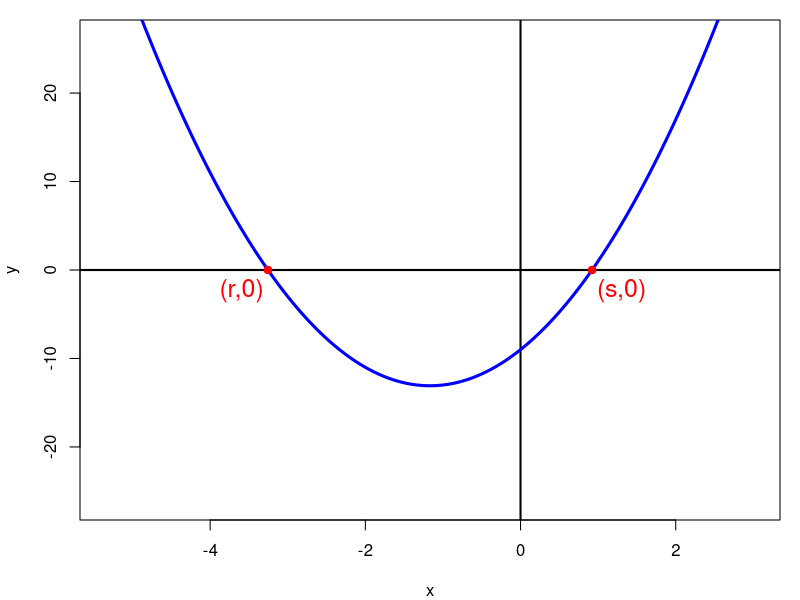

This chart was generated by the following R code:
## ---- chunk 1
options(scipen=999)

pn = function(coeffs,pows){
    pows = pows[coeffs!=0]
    coeffs = coeffs[coeffs!=0]
    ex1 = paste0("{",coeffs,"}x^{",pows,"}",collapse="+")
    ex1 = gsub("+{-","-{",ex1,fixed=T)
    ex1 = gsub("{1}x^{0}","1",ex1,fixed=T)
    ex1 = gsub("{-1}x^{0}","-1",ex1,fixed=T)
    ex1 = gsub("{1}x","x",ex1,fixed=T)
    ex1 = gsub("{-1}x","-x",ex1,fixed=T)
    ex1 = gsub("x^{0}","",ex1,fixed=T)
    ex1 = gsub("x^{1}","x",ex1,fixed=T)
    ex1 = gsub("+-","-",ex1,fixed=T)
    ex1 = gsub("{","",ex1,fixed=T)
    ex1 = gsub("}","",ex1,fixed=T)
    if(ex1 == ""){
        ex1 = "0"
    }
    return(ex1)
}


addorsub = function(x){
    if(x<0){
        return(paste0("-",abs(x),collapse=""))
    } else {
        return(paste0("+",abs(x),collapse=""))
    }
}

while(T){
    abc = sample(2:12,3)*sample(c(-1,1),3,T)
    a = abc[1]
    b = abc[2]
    c = abc[3]
    if(b^2-4*a*c>0){
        x1 = -b/2/a-abs(sqrt(b^2-4*a*c)/2/a)
        x2 = -b/2/a+abs(sqrt(b^2-4*a*c)/2/a)
        xm = -b/2/a-sqrt(b^2-4*a*c)/2/a
        xp = -b/2/a+sqrt(b^2-4*a*c)/2/a
        if(abs(x2-x1)>0.4 && abs(x1)>0.01 && abs(x2)>0.01 && abs(x1)<100 && abs(x2)<100 && !(x1%%1==0) && !(x2%%1==0)){break}
    }
}

ach1 = round(x1+(sample(-4:0,1)+0:4)*0.03,2)
ach2 = round(x2+(sample(-4:0,1)+0:4)*0.03,2)

x1r = round(x1,2)
x2r = round(x2,2)

al1 = paste0("* ",sprintf("%0.2f",ach1),collapse="\n")
al2 = paste0("* ",sprintf("%0.2f",ach2),collapse="\n")

sol1 = paste0(1*(ach1==x1r),collapse="")
sol2 = paste0(1*(ach2==x2r),collapse="")

## ---- chunk 2
par(mar=c(4,4,1,1))
wid = abs(sqrt(b^2-4*a*c)/2/a)
mid = -b/2/a

k = a*mid^2+b*mid+c

plot(0,0,"n",xlim=c(mid-2*wid,mid+2*wid),ylim=c(-2*abs(k),2*abs(k)),xlab="x",ylab="y")

abline(h=0,lwd=2)
abline(v=0,lwd=2)

xs = seq(mid-2*wid,mid+2*wid,wid/100)
ys = a*xs^2+b*xs+c

lines(xs,ys,col="blue",lwd=3)

points(x1,0,pch=19,col="red")
points(x2,0,pch=19,col="red")

text(x1,0,"(r,0)",adj=c(0.5+0.6,sign(a)+0.5),col="red",cex=1.5)
text(x2,0,"(s,0)",adj=c(0.5-0.6,sign(a)+0.5),col="red",cex=1.5)
